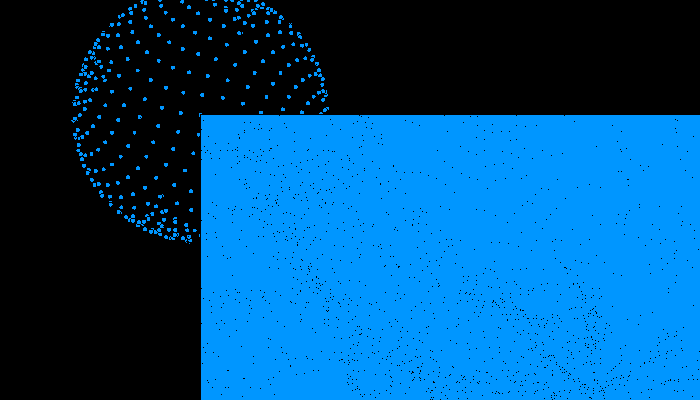
Frame 1 (no input)
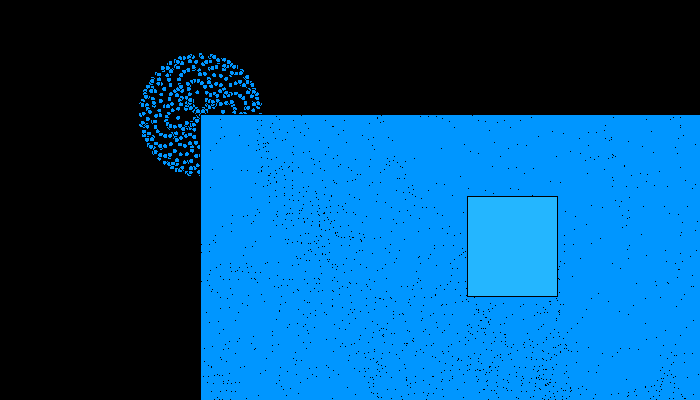
Frame 60 (the mouse pressed at the canvas centre just before this capture)
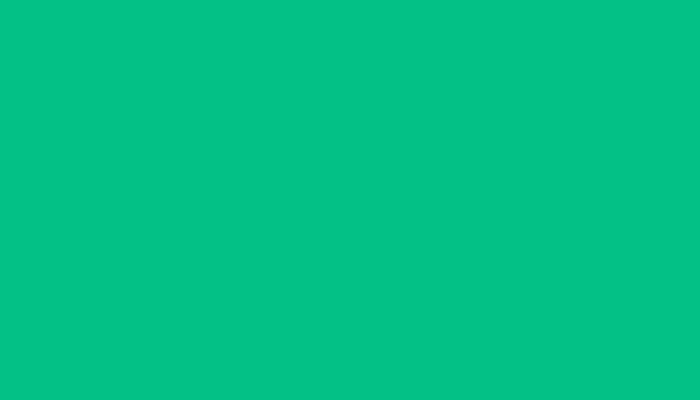
Frame 120 (the mouse held since frame 60 and released just before this capture)

The Processing sketch that drew these frames (run headless with seeded random() and noise(); from frame 60 on, the mouse is pressed at the canvas centre):

// Processing sketch: processing_171778
// ── processing_171778.pde

float b= 0;

void setup() {
  size(700, 400);
  background(255);
  fill(255, 15);
  noSmooth();
}




void draw() {
  background(0);

  translate(width/3.5, height/3.5);
  for (int x = -100; x <= 100; x+=10) {
    for (int y = -100; y <= 100; y+=10) {
      float d = dist(x, y, 0, 0);
      float d2 = sin(radians(d))*d;
      fill(0, 150, 255);
      pushMatrix();
      translate(x, y);
      rotate(radians(d + frameCount));
      ellipse(x, y, 5, 5);
      popMatrix();
    }
  }

  rect(0, 0, width, height);

  stroke(0); 
  for (int x = 0; x < width; x += 8) {
    for (int y = 0; y < height; y += 8) {
      float a = 4 * noise(x / 300.0, y / 300.0) * TWO_PI + b;
      point(x + 100 * cos(a), y + 100 * sin(a));
    }
  }
  if (!mousePressed) {
    ellipse(random(900), random(400), 60, 80);
    fill(36, 182, 255);

    rect(random(900), random(400), 90, 100);
    //fill(0);


    b += 0.01;
  } else {
    background(random(255), random(255), random(255));
  }
}
void mousePressed() {
}

void keyPressed() {
  background(random(255), random(255), random(255));
}
